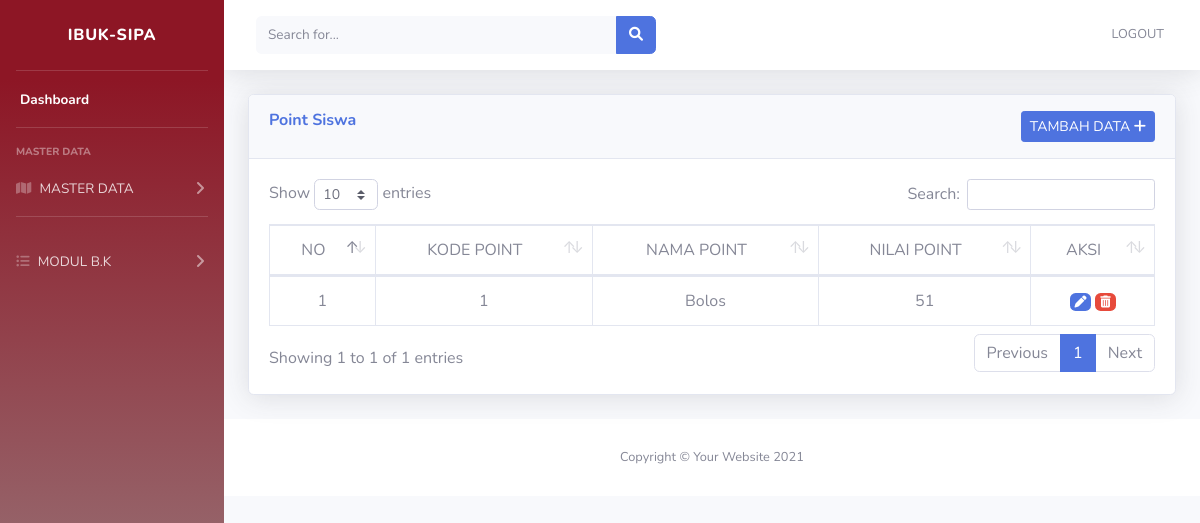
Before: /index.php/point with the older database file.
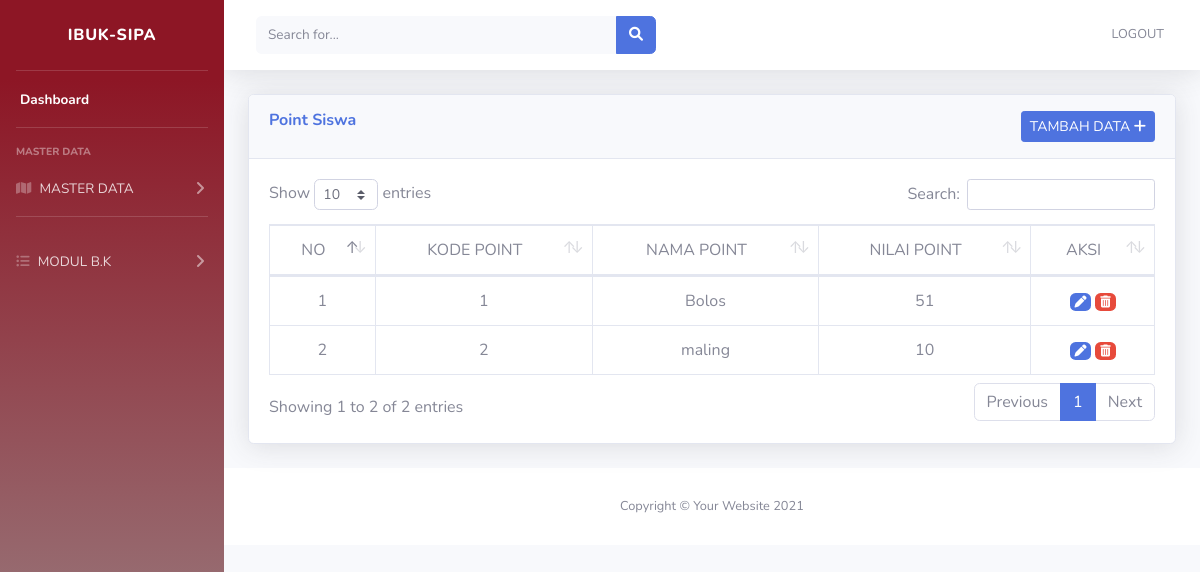
After: the same page with the newer database file.
### tables this page shows
CREATE TABLE IF NOT EXISTS `tbl_point` (
  `id` int(11) NOT NULL AUTO_INCREMENT,
  `kd_point` int(10) NOT NULL,
  `nm_point` varchar(50) NOT NULL,
  `nilai_point` int(10) NOT NULL,
  PRIMARY KEY (`id`),
  KEY `kd_point` (`kd_point`)
);

### application/controllers/point.php (called while the page is built, shortened)
<?php
class Point extends CI_Controller {
  public function index()
  {
    $data['tbl_point'] = $this->modelpoint->SemuaData();
    $this->load->view('tamplate/header');
    $this->load->view('tamplate/sidebar');
    $this->load->view('tamplate/topbar');
    $this->load->view('point', $data);
    $this->load->view('tamplate/footer');
  }
}
?>

### index.php (called while the page is built, shortened)
<?php
require_once BASEPATH.'core/CodeIgniter.php';

### application/models/Modelpoint.php (called while the page is built, shortened)
<?php
class modelpoint extends CI_Model
{
	public function SemuaData()
	{
		return $this->db->get('tbl_point')->result_array();
	}
}

### application/views/point.php (the view)
                <div class="container-fluid">
                    <div class="card shadow mb-4">
                        <div class="card-header py-3">
                            <h6 class="m-0 font-weight-bold text-primary">Point Siswa
                            <a href="<?php echo base_url('point/tambah_data'); ?>"
                            class="btn btn-primary btn-sm float-right">TAMBAH DATA <i class="fa fa-plus"></i></a>
                        </div>
                        <div class="card-body">
                        <div class="table-responsive">
                        <table class="table table-bordered text-center" id="dataTable" width="100%" cellspacing="0">
    <thead>
      <tr>
      <td>NO</td>
      <td>KODE POINT</td>
      <td>NAMA POINT</td>
      <td>NILAI POINT</td>
      <td>AKSI</td>
      </tr>
      </thead>
  <tbody>
    <?php
    $no=1;
    foreach ($tbl_point as $point) : ?>
    <tr>
      <td><?php echo $no++; ?></td>
      <td><?php echo $point['kd_point']; ?></td>
      <td><?php echo $point['nm_point']; ?></td>
      <td><?php echo $point['nilai_point']; ?></td>
    <td>
      <a href="<?php echo base_url() ?>point/edit_data/<?php echo $point['id']; ?>" class="badge badge-primary"><i class="fa-solid fa-pen"></i></a>
      <a href="<?php echo base_url() ?>point/hapus_data/<?php echo $point['id']; ?>" class="badge badge-danger"><i class="fa-solid fa-trash-can"></i></a></td>
    </tr>
    <?php endforeach ?>
</tbody>
</table>
</div>
</div>
</div>
</div>

Changed rows visible on the page:
added tbl_point: kd_point "2", nm_point "maling", nilai_point "10"
Other visible differences:
text written by a page script: "Show entries Search: Showing 1 to 1 of 1 entries Previous 1 Next" → "Show entries Search: Showing 1 to 2 of 2 entries Previous 1 Next"
